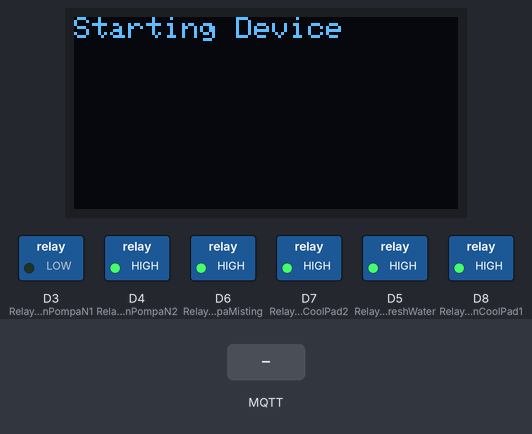
The sketch below on a simulated ESP8266 (NodeMCU). On the bench: 128×64 one-colour display, switched loads named in the sketch (green lamp = pin HIGH). The inputs (shaded band) are chosen by the test bench. WiFi joins after 1.5 s; servers stay silent unless stated; no MQTT or app messages arrive unless stated; what the sketch prints to the serial monitor is not drawn.

Above: at 4.7 s.
4.8 s: MQTT message "1" arrives on the first subscribed topic
At 5.2 s:
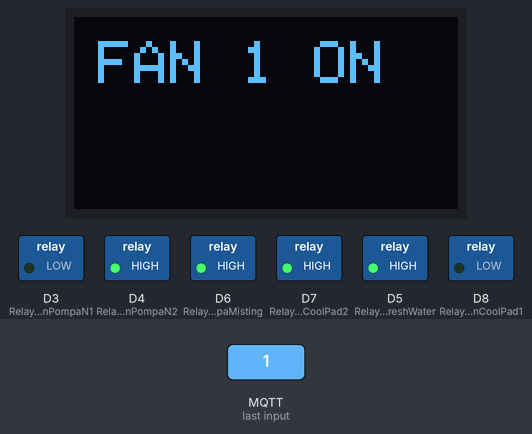
6.3 s: MQTT message "on" arrives on the first subscribed topic
At 7.5 s:
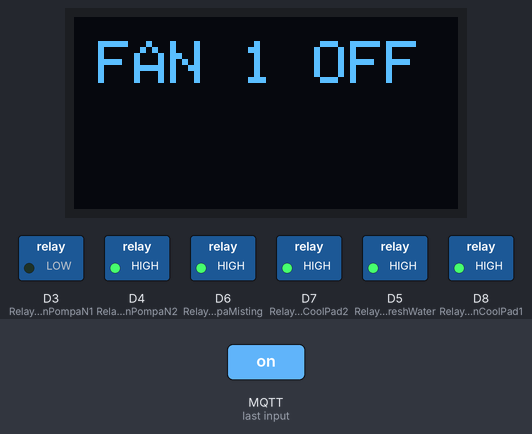
7.8 s: MQTT message "1" arrives on the third subscribed topic
At 8.7 s:
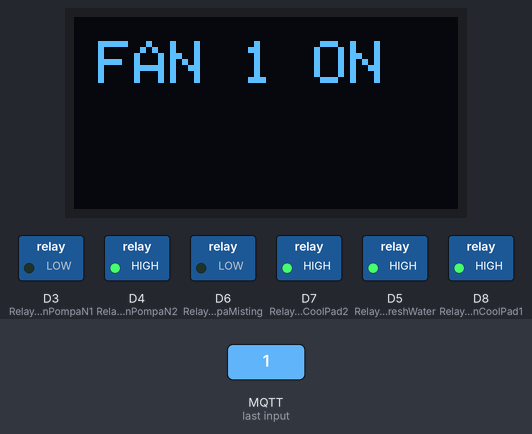
9.3 s: MQTT message "1" arrives on the second subscribed topic
At 9.9 s:
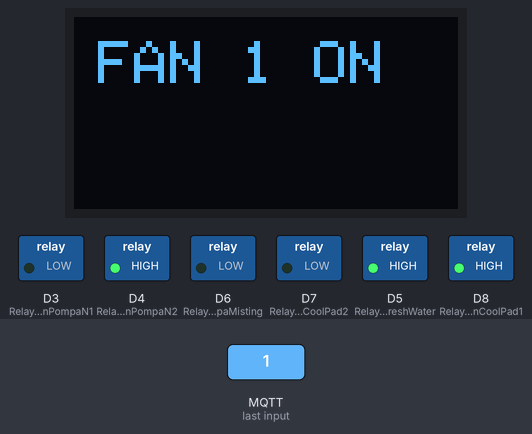
10.8 s: MQTT message "on" arrives on the third subscribed topic
At 12.0 s:
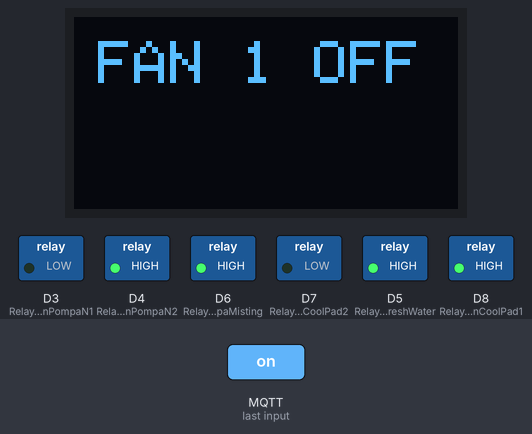
12.3 s: MQTT message "0" arrives on the second subscribed topic
At 13.4 s:
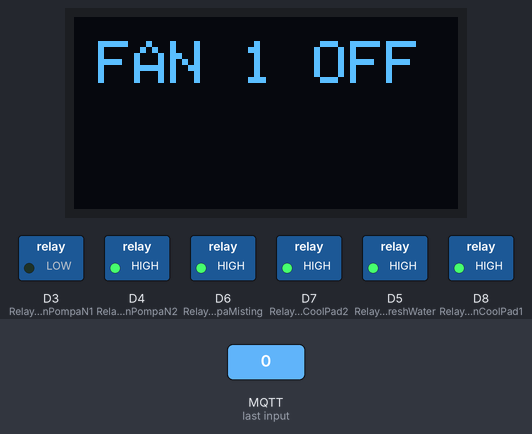
Timing chart, 0 to 14.8 s (numbered marks = the images above; inputs shaded):
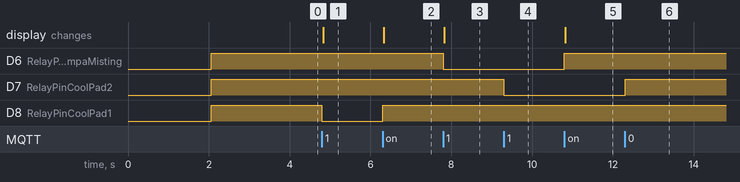

Measured:
- after the input at 4.8 s, D8 (RelayPinCoolPad1): HIGH → LOW at once; the display: changes at once (image 1)
- after the input at 6.3 s, D8 (RelayPinCoolPad1): LOW → HIGH at once; the display: changes at once (image 2)
- after the input at 7.8 s, D6 (RelayPinPompaMisting): HIGH → LOW at once; the display: changes at once (image 3)
- after the input at 9.3 s, D7 (RelayPinCoolPad2): HIGH → LOW at once
- after the input at 10.8 s, D6 (RelayPinPompaMisting): LOW → HIGH at once; the display: changes at once (image 5)
- after the input at 12.3 s, D7 (RelayPinCoolPad2): LOW → HIGH at once

The sketch:

akuator2.ino
```cpp
                    /////// AKUATOR2 CODE FOR WOKSHOP ////////
#include <ESP8266WiFi.h>
#include <PubSubClient.h>
//#include "DHT.h"

//LCD oled library
#include <SPI.h>
#include <Wire.h>
#include <Adafruit_GFX.h>
#include <Adafruit_SSD1306.h>
#define SCREEN_WIDTH 128 // OLED display width, in pixels
#define SCREEN_HEIGHT 64 // OLED display height, in pixels
// Declaration for SSD1306 display connected using I2C
#define OLED_RESET     -1 // Reset pin # (or -1 if sharing Arduino reset pin)
#define SCREEN_ADDRESS 0x3C
Adafruit_SSD1306 display(SCREEN_WIDTH, SCREEN_HEIGHT, &Wire, OLED_RESET);


//Sensors
//#define DHTTYPE DHT11

// Relays
#define RelayPinPompaN1 D3  //Module Realy
#define RelayPinPompaN2 D4  //Module Realy
#define RelayPinCoolPad1 D8  //Module Realy
#define RelayPinCoolPad2 D7  //Module Realy
#define RelayPinPompaMisting D6  //Module Realy
#define RelayPinFreshWater D5  //Module Realy

//#define DHTPin1  D5    //Sensor Input
//#define DHTPin12 D6    //Sensor Input


//WiFi Status LED
#define wifiLed    D4   //D0

// Update these with values suitable for your network.

const char* ssid = "SKK - STUDENT"; //WiFI Name
const char* password = "sistemkomputerkontrol"; //WiFi Password
const char* mqttServer = "10.10.0.167";
const char* mqttUserName = ""; // MQTT username
const char* mqttPwd = ""; // MQTT password
const char* clientID = "ESP-32 akuator 2"; // client id


//DHT dht(DHTPin1, DHTTYPE);

#define sub_CoolPad1 "CoolPad1"
#define sub_CoolPad2 "CoolPad2"
#define sub_PompaMisting "PompaMisting"
#define sub_FreshWater "FreshWater"
#define sub_PompaN1 "PompaN1"
#define sub_PompaN2 "PompaN2"
//#define pub_dht11 "tr2/yellow"


WiFiClient espClient;
PubSubClient client(espClient);

//unsigned long lastMsg = 0;
////set msg1
//#define MSG_BUFFER_SIZE  (80)
//char msg[MSG_BUFFER_SIZE];
////set msg2
//#define MSG_BUFFER_SIZE2  (80)
//char msg2[MSG_BUFFER_SIZE];
////inisiasi awal nilai variable value
//int value = 0;
//int value2 = 0;

void setup_wifi() {
 delay(10);
 WiFi.begin(ssid, password);
 while (WiFi.status() != WL_CONNECTED) {
 delay(500);
 Serial.print(".");
 }
 Serial.println("");
 Serial.println("WiFi connected");
 Serial.println("IP address: ");
 Serial.println(WiFi.localIP());
}

void reconnect() {
 while (!client.connected()) {
 if (client.connect(clientID, mqttUserName, mqttPwd)) {
      Serial.println("MQTT connected");
      // ... and resubscribe
      client.subscribe(sub_CoolPad1);
      client.subscribe(sub_CoolPad2);
      client.subscribe(sub_PompaMisting);
      client.subscribe(sub_FreshWater);
      client.subscribe(sub_PompaN1);
      client.subscribe(sub_PompaN2);
    }
    else {
      Serial.print("failed, rc=");
      Serial.print(client.state());
      Serial.println(" try again in 5 seconds");
      // Wait 5 seconds before retrying
      delay(5000);
    }
  }
}

void callback(char* topic, byte* payload, unsigned int length) {
  Serial.print("Message arrived [");
  Serial.print(topic);
  Serial.print("] ");

  //Global Declaration for var catch
  //int OFF = 0;

  if (strstr(topic, sub_CoolPad1))
  {
    for (int i = 0; i < length; i++) {
      Serial.print((char)payload[i]);
    }
    Serial.println();
    // Switch on the LED if an 1 was received as first character
    if ((char)payload[0] == '1') {
      digitalWrite(RelayPinCoolPad1, LOW);   // Turn the LED on (Note that LOW is the voltage level

      display.clearDisplay();
      display.setCursor(8,8);
      display.setTextSize(2);
      display.println("FAN 1 ON");
      display.display();

    } else {
      digitalWrite(RelayPinCoolPad1, HIGH);  // Turn the LED off by making the voltage HIGH

      display.clearDisplay();
      display.setCursor(8,8);
      display.setTextSize(2);
      display.println("FAN 1 OFF");
      display.display();
    }
  }

  else if ( strstr(topic, sub_CoolPad2))
  {
    for (int i = 0; i < length; i++) {
      Serial.print((char)payload[i]);
    }
    Serial.println();
    // Switch on the LED if an 1 was received as first character
    if ((char)payload[0] == '1') {
      digitalWrite(RelayPinCoolPad2, LOW);   // Turn the LED on (Note that LOW is the voltage level

      display.clearDisplay();
      display.setCursor(8,8);
      display.setTextSize(2);
      display.println("FAN 1 ON");
      display.display();
    } else {
      digitalWrite(RelayPinCoolPad2, HIGH);  // Turn the LED off by making the voltage HIGH

      display.clearDisplay();
      display.setCursor(8,8);
      display.setTextSize(2);
      display.println("FAN 1 OFF");
      display.display();
    }
  }
  else if ( strstr(topic, sub_PompaMisting))
  {
    for (int i = 0; i < length; i++) {
      Serial.print((char)payload[i]);
    }
    Serial.println();
    // Switch on the LED if an 1 was received as first character
    if ((char)payload[0] == '1') {
      digitalWrite(RelayPinPompaMisting, LOW);   // Turn the LED on (Note that LOW is the voltage level

      display.clearDisplay();
      display.setCursor(8,8);
      display.setTextSize(2);
      display.println("FAN 1 ON");
      display.display();

    } else {
      digitalWrite(RelayPinPompaMisting, HIGH);  // Turn the LED off by making the voltage HIGH

      display.clearDisplay();
      display.setCursor(8,8);
      display.setTextSize(2);
      display.println("FAN 1 OFF");
      display.display();
    }
  }
  else if (strstr(topic, sub_FreshWater))
  {
    for (int i = 0; i < length; i++) {
      Serial.print((char)payload[i]);
    }
    Serial.println();
    // Switch on the LED if an 1 was received as first character
    if ((char)payload[0] == '1') {
      digitalWrite(RelayPinFreshWater, LOW);   // Turn the LED on (Note that LOW is the voltage level

      display.clearDisplay();
      display.setCursor(8,8);
      display.setTextSize(2);
      display.println("FAN 1 ON");
      display.display();

    } else {
      digitalWrite(RelayPinFreshWater, HIGH);  // Turn the LED off by making the voltage HIGH

      display.clearDisplay();
      display.setCursor(8,8);
      display.setTextSize(2);
      display.println("FAN 1 OFF");
      display.display();
    }
  }

  else if ( strstr(topic, sub_PompaN1))
  {
    for (int i = 0; i < length; i++) {
      Serial.print((char)payload[i]);
    }
    Serial.println();
    // Switch on the LED if an 1 was received as first character
    if ((char)payload[0] == '1') {
      digitalWrite(RelayPinPompaN1, LOW);   // Turn the LED on (Note that LOW is the voltage level
    } else {
      digitalWrite(RelayPinPompaN1, HIGH);  // Turn the LED off by making the voltage HIGH
    }
  }

  else if ( strstr(topic, sub_PompaN2))
  {
    for (int i = 0; i < length; i++) {
      Serial.print((char)payload[i]);
    }
    Serial.println();
    // Switch on the LED if an 1 was received as first character
    if ((char)payload[0] == '1') {
      digitalWrite(RelayPinPompaN2, LOW);   // Turn the LED on (Note that LOW is the voltage level
    } else {
      digitalWrite(RelayPinPompaN2, HIGH);  // Turn the LED off by making the voltage HIGH
    }
  }

  else
  {
    Serial.println("unsubscribed topic");
  }
}

void setup() {
  Serial.begin(115200);

  if(!display.begin(SSD1306_SWITCHCAPVCC, SCREEN_ADDRESS)) {
  Serial.println(F("SSD1306 allocation failed"));
  for(;;); // Don't proceed, loop forever
  display.clearDisplay();
  }

  display.clearDisplay();
  display.setTextSize(1);
  display.setTextColor(WHITE);
  display.setCursor(0,0);
  display.println("Starting Device");
  display.display();
  delay(2000);
  display.clearDisplay();
//  dht.begin();
//Pin Declaration IN/OUT

  pinMode(RelayPinPompaN1,OUTPUT);
  pinMode(RelayPinPompaN2,OUTPUT);
  pinMode(RelayPinCoolPad1, OUTPUT);
  pinMode(RelayPinCoolPad2, OUTPUT);
  pinMode(RelayPinPompaMisting, OUTPUT);
  pinMode(RelayPinFreshWater, OUTPUT);

// Set Pin ON/OFF

  pinMode(wifiLed, OUTPUT);
  //During Starting all Relays should TURN OFF
  digitalWrite(RelayPinCoolPad1, HIGH);
  digitalWrite(RelayPinCoolPad2, HIGH);
  digitalWrite(RelayPinPompaMisting, HIGH);
  digitalWrite(RelayPinFreshWater, HIGH);

  //During Starting WiFi LED should TURN OFF
  digitalWrite(wifiLed, HIGH);

  setup_wifi();
  client.setServer(mqttServer, 1883);
  client.setCallback(callback);
}

void loop() {
  if (!client.connected()) {
    digitalWrite(wifiLed, HIGH);
    reconnect();
  }
  client.loop();
}
```
